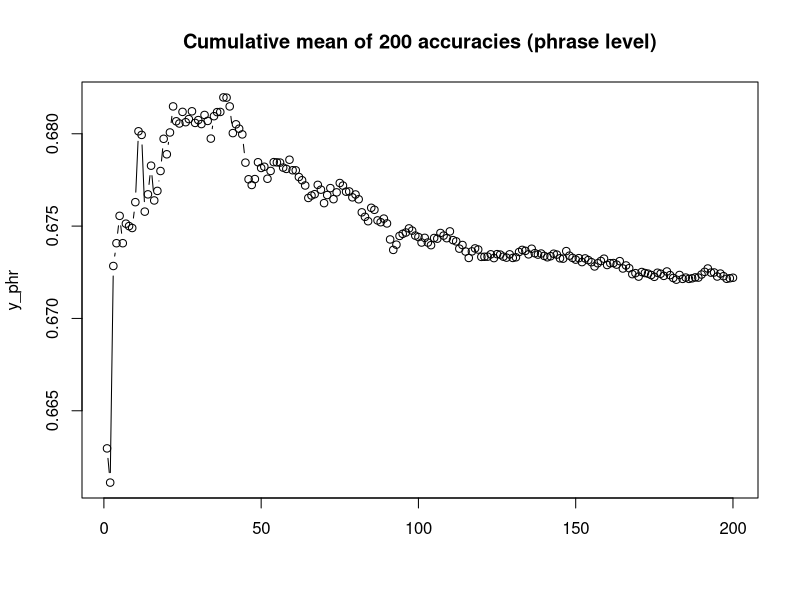
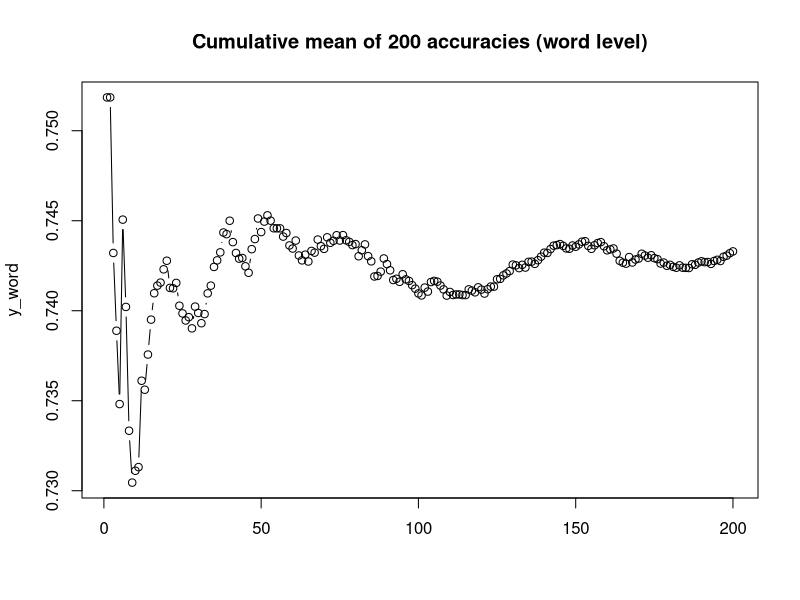

Generate these figures, in order, with R: (Note: this script raises an error after producing the figures.)
# Analyses of section 6.4.3

# import the accuracies of phrase and word level analyses
preds_phr <- read.csv('aram_heb_phrases.csv', header = TRUE)
head(preds_phr)

preds_words <- read.csv('aram_heb_words.csv', header = TRUE)
head(preds_words)

# check stabilization of the cumulative mean for phrases
y_phr <- cumsum(preds_phr$accuracy) / seq_along(preds_phr$accuracy)
plot(y_phr, type = 'b',
     xlab = '',
     main = 'Cumulative mean of 200 accuracies (phrase level)')

# check stabilization of the cumulative mean for words
y_word <- cumsum(preds_words$accuracy) / seq_along(preds_words$accuracy)
plot(y_word, type = 'b',
     xlab = '',
     main = 'Cumulative mean of 200 accuracies (word level)')


# make boxplot of accuracies, Figure 6.13
boxplot(all_preds, preds_w_level,
        main = 'Figure 6.13. Boxplots of predicted accuracies of classifying Aramaic and Hebrew clauses',
        names = c("Phrase level", "Word level"))
